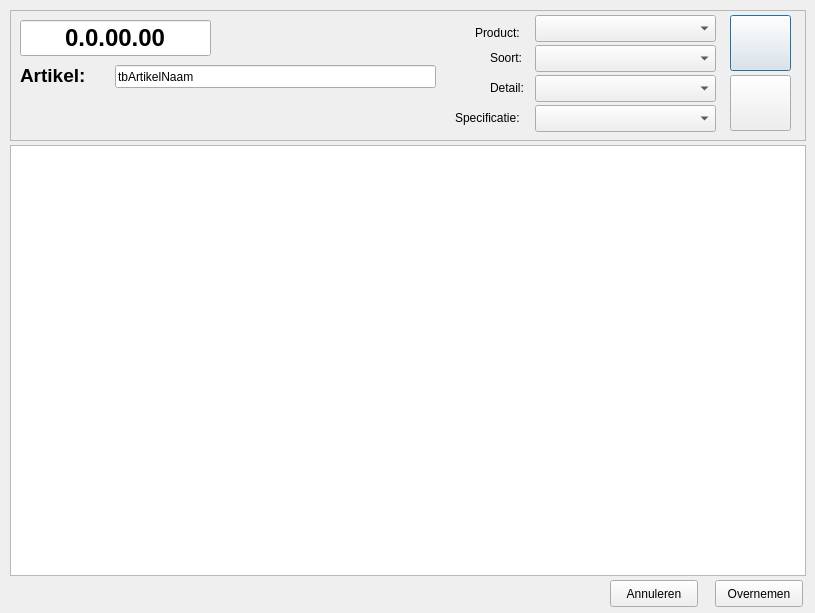
<?xml version="1.0" encoding="UTF-8"?>
<ui version="4.0">
 <class>ZoekLotOpArtikel</class>
 <widget class="QDialog" name="ZoekLotOpArtikel">
  <property name="geometry">
   <rect>
    <x>0</x>
    <y>0</y>
    <width>815</width>
    <height>613</height>
   </rect>
  </property>
  <property name="windowTitle">
   <string>Dialog</string>
  </property>
  <widget class="QFrame" name="frameArtikel">
   <property name="geometry">
    <rect>
     <x>10</x>
     <y>10</y>
     <width>796</width>
     <height>131</height>
    </rect>
   </property>
   <property name="frameShape">
    <enum>QFrame::StyledPanel</enum>
   </property>
   <property name="frameShadow">
    <enum>QFrame::Raised</enum>
   </property>
   <widget class="QLabel" name="lbArtikelnummer">
    <property name="geometry">
     <rect>
      <x>10</x>
      <y>55</y>
      <width>96</width>
      <height>21</height>
     </rect>
    </property>
    <property name="font">
     <font>
      <pointsize>14</pointsize>
      <weight>75</weight>
      <bold>true</bold>
     </font>
    </property>
    <property name="styleSheet">
     <string notr="true"/>
    </property>
    <property name="text">
     <string>Artikel:</string>
    </property>
   </widget>
   <widget class="QLineEdit" name="tbArtikelnummer">
    <property name="geometry">
     <rect>
      <x>10</x>
      <y>10</y>
      <width>191</width>
      <height>36</height>
     </rect>
    </property>
    <property name="font">
     <font>
      <pointsize>18</pointsize>
      <weight>75</weight>
      <bold>true</bold>
     </font>
    </property>
    <property name="styleSheet">
     <string notr="true"/>
    </property>
    <property name="inputMask">
     <string>N.N.NN.NN</string>
    </property>
    <property name="text">
     <string>0.0.00.00</string>
    </property>
    <property name="alignment">
     <set>Qt::AlignCenter</set>
    </property>
   </widget>
   <widget class="QComboBox" name="cbxProduct">
    <property name="geometry">
     <rect>
      <x>525</x>
      <y>5</y>
      <width>181</width>
      <height>27</height>
     </rect>
    </property>
   </widget>
   <widget class="QComboBox" name="cbxSoort">
    <property name="geometry">
     <rect>
      <x>525</x>
      <y>35</y>
      <width>181</width>
      <height>27</height>
     </rect>
    </property>
   </widget>
   <widget class="QLabel" name="lbSoort">
    <property name="geometry">
     <rect>
      <x>480</x>
      <y>40</y>
      <width>61</width>
      <height>15</height>
     </rect>
    </property>
    <property name="text">
     <string>Soort:</string>
    </property>
   </widget>
   <widget class="QComboBox" name="cbxDetail">
    <property name="geometry">
     <rect>
      <x>525</x>
      <y>65</y>
      <width>181</width>
      <height>27</height>
     </rect>
    </property>
   </widget>
   <widget class="QComboBox" name="cbxSpecificatie">
    <property name="geometry">
     <rect>
      <x>525</x>
      <y>95</y>
      <width>181</width>
      <height>27</height>
     </rect>
    </property>
   </widget>
   <widget class="QLabel" name="lbDetail">
    <property name="geometry">
     <rect>
      <x>480</x>
      <y>70</y>
      <width>61</width>
      <height>15</height>
     </rect>
    </property>
    <property name="text">
     <string>Detail:</string>
    </property>
   </widget>
   <widget class="QLabel" name="lbSpecificatie">
    <property name="geometry">
     <rect>
      <x>445</x>
      <y>100</y>
      <width>81</width>
      <height>16</height>
     </rect>
    </property>
    <property name="text">
     <string>Specificatie:</string>
    </property>
   </widget>
   <widget class="QLabel" name="lbProduct">
    <property name="geometry">
     <rect>
      <x>465</x>
      <y>15</y>
      <width>61</width>
      <height>15</height>
     </rect>
    </property>
    <property name="text">
     <string>Product:</string>
    </property>
   </widget>
   <widget class="QPushButton" name="btnZoek_Art">
    <property name="geometry">
     <rect>
      <x>720</x>
      <y>5</y>
      <width>61</width>
      <height>56</height>
     </rect>
    </property>
    <property name="text">
     <string/>
    </property>
    <property name="icon">
     <iconset resource="../resource.qrc">
      <normaloff>:/icons/icons/zoom.png</normaloff>:/icons/icons/zoom.png</iconset>
    </property>
   </widget>
   <widget class="QPushButton" name="btnWis_Art">
    <property name="geometry">
     <rect>
      <x>720</x>
      <y>65</y>
      <width>61</width>
      <height>56</height>
     </rect>
    </property>
    <property name="text">
     <string/>
    </property>
    <property name="icon">
     <iconset resource="../resource.qrc">
      <normaloff>:/icons/icons/draw_eraser.png</normaloff>:/icons/icons/draw_eraser.png</iconset>
    </property>
   </widget>
   <widget class="QLineEdit" name="tbArtikelNaam">
    <property name="geometry">
     <rect>
      <x>105</x>
      <y>55</y>
      <width>321</width>
      <height>23</height>
     </rect>
    </property>
    <property name="text">
     <string>tbArtikelNaam</string>
    </property>
   </widget>
  </widget>
  <widget class="QTableView" name="tvLotnummers">
   <property name="geometry">
    <rect>
     <x>10</x>
     <y>145</y>
     <width>796</width>
     <height>431</height>
    </rect>
   </property>
  </widget>
  <widget class="QPushButton" name="btnOvernemen">
   <property name="geometry">
    <rect>
     <x>715</x>
     <y>580</y>
     <width>88</width>
     <height>27</height>
    </rect>
   </property>
   <property name="text">
    <string>Overnemen</string>
   </property>
   <property name="default">
    <bool>false</bool>
   </property>
  </widget>
  <widget class="QPushButton" name="btnAnnuleren">
   <property name="geometry">
    <rect>
     <x>610</x>
     <y>580</y>
     <width>88</width>
     <height>27</height>
    </rect>
   </property>
   <property name="text">
    <string>Annuleren</string>
   </property>
   <property name="autoDefault">
    <bool>false</bool>
   </property>
  </widget>
 </widget>
 <resources>
  <include location="../resource.qrc"/>
 </resources>
 <connections/>
</ui>
